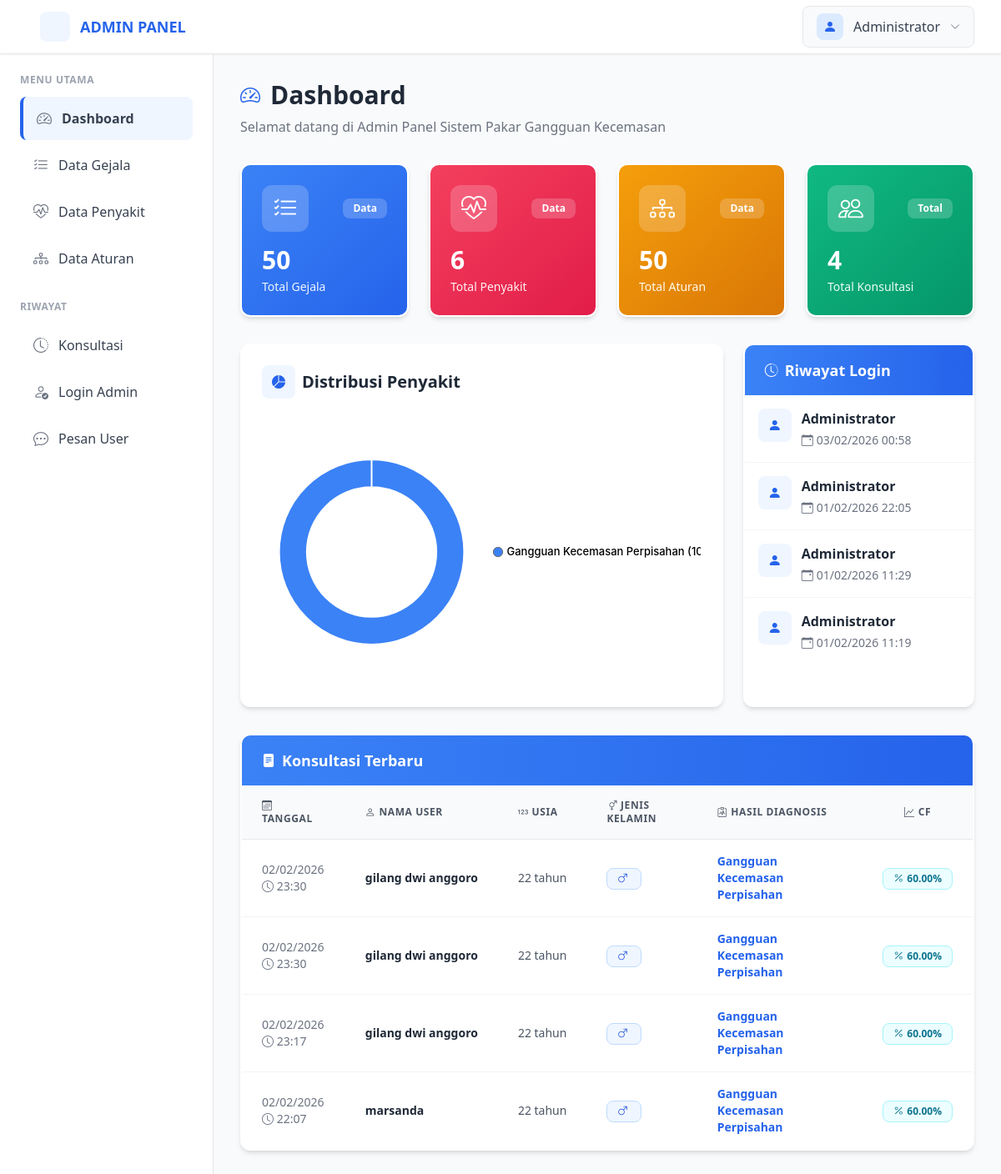
/dashboard/ (signed in), run on an earlier commit of the app's database.
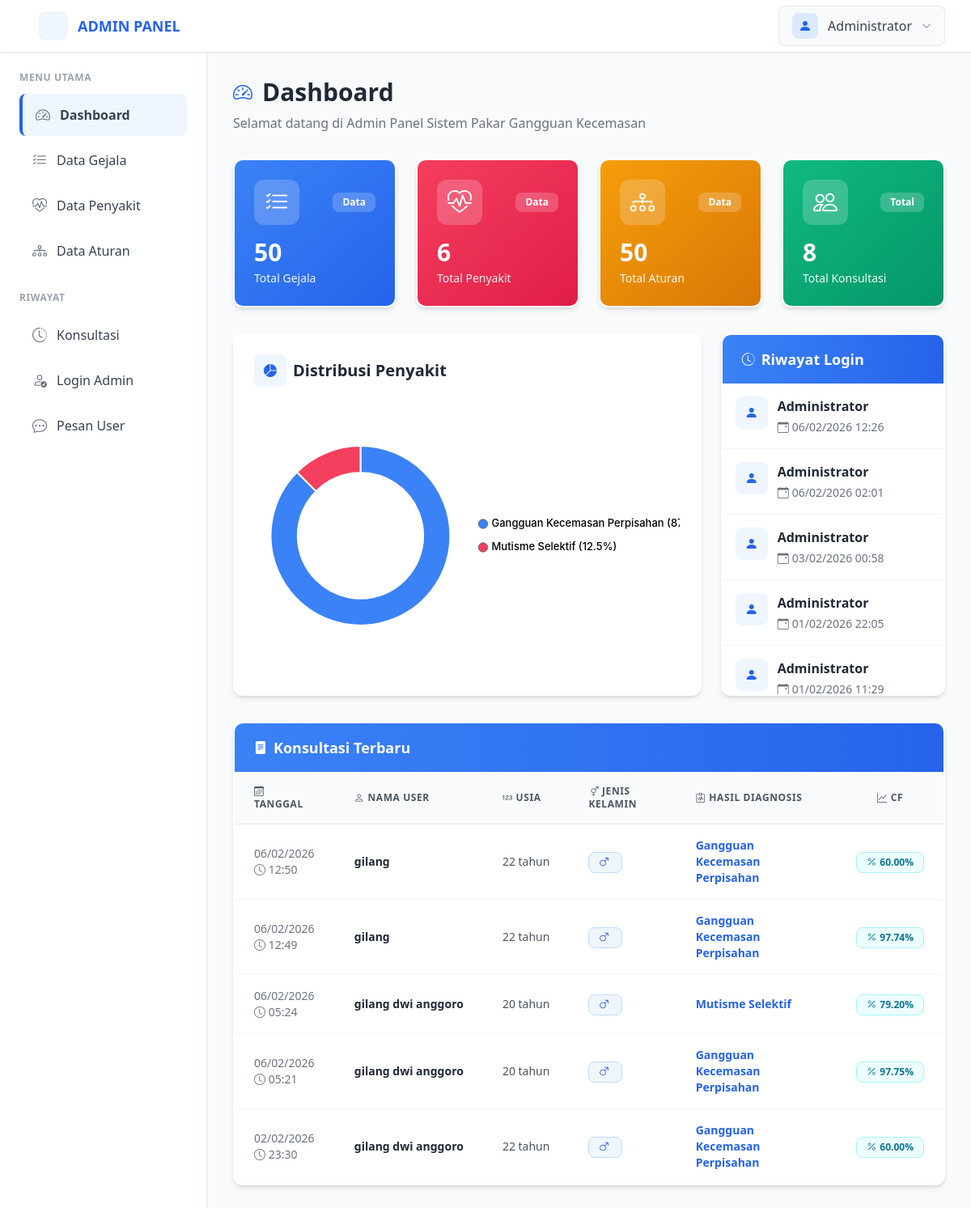
And on a later commit of the database.
### models/models.py (models this page shows, shortened)
class RiwayatLogin(db.Model):
    __tablename__ = 'riwayat_login'
    id = db.Column(db.Integer, primary_key=True)
    admin_id = db.Column(db.Integer, db.ForeignKey('admin.id'), nullable=False)
    waktu_login = db.Column(db.DateTime, default=datetime.utcnow)
    ip_address = db.Column(db.String(50))
    user_agent = db.Column(db.String(255))

class Admin(UserMixin, db.Model):
    __tablename__ = 'admin'
    id = db.Column(db.Integer, primary_key=True)
    username = db.Column(db.String(80), unique=True, nullable=False)
    nama_admin = db.Column(db.String(100), nullable=False)
    password_hash = db.Column(db.String(255), nullable=False)
    created_at = db.Column(db.DateTime, default=datetime.utcnow)
    riwayat_login = db.relationship('RiwayatLogin', backref='admin', lazy=True, cascade='all, delete-orphan')

class RiwayatUser(db.Model):
    __tablename__ = 'riwayat_user'
    id = db.Column(db.Integer, primary_key=True)
    nama_user = db.Column(db.String(100), nullable=False)
    usia = db.Column(db.Integer, nullable=False)
    jenis_kelamin = db.Column(db.String(20), nullable=False)
    email = db.Column(db.String(120), db.ForeignKey('users.email'), nullable=True)
    kode_penyakit = db.Column(db.String(10), db.ForeignKey('penyakit.kode_penyakit'), nullable=False)
    nilai_cf = db.Column(db.Float, nullable=False)
    gejala_dipilih = db.Column(db.Text, nullable=False)
    tanggal_konsultasi = db.Column(db.DateTime, default=datetime.utcnow)
    alternatif_diagnosis = db.Column(db.Text, nullable=True)  # JSON string untuk penyakit lain yang menyertai

class Penyakit(db.Model):
    __tablename__ = 'penyakit'
    id = db.Column(db.Integer, primary_key=True)
    kode_penyakit = db.Column(db.String(10), unique=True, nullable=False)
    nama_penyakit = db.Column(db.String(100), nullable=False)
    solusi = db.Column(db.Text, nullable=False)
    created_at = db.Column(db.DateTime, default=datetime.utcnow)
    aturan = db.relationship('Aturan', backref='penyakit', lazy=True, cascade='all, delete-orphan')
    riwayat_user = db.relationship('RiwayatUser', backref='penyakit', lazy=True, cascade='all, delete-orphan')

### routes/dashboard.py (the view)
@dashboard_bp.route('/')
@login_required
def index():
    total_gejala = Gejala.query.count()
    total_penyakit = Penyakit.query.count()
    total_aturan = Aturan.query.count()
    total_konsultasi = RiwayatUser.query.count()
    konsultasi_terbaru = RiwayatUser.query.order_by(
        RiwayatUser.tanggal_konsultasi.desc()
    ).limit(5).all()
    riwayat_login = RiwayatLogin.query.order_by(
        RiwayatLogin.waktu_login.desc()
    ).limit(5).all()
    penyakit_stats = db.session.query(
        Penyakit.nama_penyakit,
        func.count(RiwayatUser.id).label('jumlah')
    ).join(
        RiwayatUser, Penyakit.kode_penyakit == RiwayatUser.kode_penyakit
    ).group_by(
        Penyakit.nama_penyakit
    ).all()
    penyakit_labels = [stat[0] for stat in penyakit_stats]
    penyakit_values = [stat[1] for stat in penyakit_stats]
    return render_template('dashboard/index.html',
                         total_gejala=total_gejala,
                         total_penyakit=total_penyakit,
                         total_aturan=total_aturan,
                         total_konsultasi=total_konsultasi,
                         konsultasi_terbaru=konsultasi_terbaru,
                         riwayat_login=riwayat_login,
                         penyakit_labels=json.dumps(penyakit_labels),
                         penyakit_values=json.dumps(penyakit_values))

### templates/dashboard/index.html (shortened to what the changed rows need)
{% extends 'base.html' %}
{% block content %}
<div class="mb-6 sm:mb-8 animate-fade-in">
    <h1 class="text-2xl sm:text-3xl font-bold text-gray-800 flex items-center space-x-2 sm:space-x-3">
        <i class="bi bi-speedometer2 text-blue-600 text-xl sm:text-2xl"></i>
        <span>Dashboard</span>
    </h1>
</div>
<div class="grid grid-cols-1 sm:grid-cols-2 lg:grid-cols-4 gap-4 sm:gap-6 mb-6 sm:mb-8">
    <div class="bg-gradient-to-br from-emerald-500 to-emerald-600 rounded-xl p-5 sm:p-6 shadow-md hover:shadow-lg transform hover:-translate-y-1 transition-all duration-300 animate-fade-in border-2 border-white" style="animation-delay: 0.3s;">
        <div class="flex items-center justify-between mb-3 sm:mb-4">
            <div class="w-12 h-12 sm:w-14 sm:h-14 bg-white bg-opacity-20 rounded-xl flex items-center justify-center backdrop-blur-sm">
            </div>
            <span class="bg-white bg-opacity-20 text-white px-2 sm:px-3 py-1 rounded-lg text-xs font-semibold backdrop-blur-sm">Total</span>
        </div>
        <h3 class="text-2xl sm:text-3xl font-bold text-white mb-1">{{ total_konsultasi }}</h3>
        <p class="text-emerald-50 text-xs sm:text-sm font-medium">Total Konsultasi</p>
    </div>
</div>
<div class="grid grid-cols-1 lg:grid-cols-3 gap-4 sm:gap-6 mb-6 sm:mb-8">
    <div class="lg:col-span-2 bg-white rounded-xl shadow-md p-4 sm:p-6 animate-fade-in hover:shadow-lg transition-shadow duration-300 border-2 border-white" style="animation-delay: 0.4s;">
        <div class="flex items-center justify-between mb-4 sm:mb-6">
            <h2 class="text-lg sm:text-xl font-bold text-gray-800 flex items-center space-x-2">
                <div class="w-8 h-8 sm:w-10 sm:h-10 bg-blue-50 rounded-lg flex items-center justify-center">
                    <i class="bi bi-pie-chart-fill text-blue-600 text-sm sm:text-base"></i>
                </div>
                <span class="text-base sm:text-xl">Distribusi Penyakit</span>
            </h2>
        </div>
        <div class="relative h-64 sm:h-80">
            <canvas id="penyakitChart"></canvas>
        </div>
    </div>
    <div class="bg-white rounded-xl shadow-md overflow-hidden animate-fade-in hover:shadow-lg transition-shadow duration-300 border-2 border-white" style="animation-delay: 0.5s;">
        <div class="bg-gradient-to-r from-blue-500 to-blue-600 px-4 sm:px-6 py-3 sm:py-4">
            <h2 class="text-base sm:text-lg font-bold text-white flex items-center space-x-2">
                <i class="bi bi-clock-history text-sm sm:text-base"></i>
                <span>Riwayat Login</span>
            </h2>
        </div>
        <div class="divide-y divide-gray-100 max-h-80 sm:max-h-96 overflow-y-auto">
            {% for riwayat in riwayat_login %}
            <div class="p-3 sm:p-4 hover:bg-blue-50 transition-colors duration-200 group">
                <div class="flex items-start space-x-3">
                    <div class="flex-shrink-0">
                        <div class="w-9 h-9 sm:w-10 sm:h-10 bg-blue-50 rounded-lg flex items-center justify-center group-hover:bg-blue-100 transition-colors">
                            <i class="bi bi-person-fill text-blue-600 text-sm sm:text-base"></i>
                        </div>
                    </div>
                    <div class="flex-1 min-w-0">
                        <p class="font-semibold text-gray-800 truncate text-sm sm:text-base">{{ riwayat.admin.nama_admin }}</p>
                        <p class="text-xs sm:text-sm text-gray-500 flex items-center space-x-1 mt-1">
                            <i class="bi bi-calendar-event"></i>
                            <span>{{ riwayat.waktu_login.strftime('%d/%m/%Y %H:%M') }}</span>
                        </p>
                    </div>
                </div>
            </div>
            {% else %}
            <div class="p-6 sm:p-8 text-center">
                <i class="bi bi-inbox text-4xl sm:text-5xl text-gray-300 mb-3"></i>
                <p class="text-gray-400 text-sm sm:text-base">Belum ada riwayat login</p>
            </div>
            {% endfor %}
        </div>
    </div>
</div>
<div class="bg-white rounded-xl shadow-md overflow-hidden animate-fade-in hover:shadow-lg transition-shadow duration-300 border-2 border-white" style="animation-delay: 0.6s;">
    <div class="bg-gradient-to-r from-blue-500 to-blue-600 px-4 sm:px-6 py-3 sm:py-4">
        <h2 class="text-base sm:text-lg font-bold text-white flex items-center space-x-2">
            <i class="bi bi-file-text-fill text-sm sm:text-base"></i>
            <span>Konsultasi Terbaru</span>
        </h2>
    </div>
    <div class="overflow-x-auto">
        <table class="w-full">
            <thead class="bg-gray-50 border-b border-gray-200">
                <tr>
                    <th class="px-4 sm:px-6 py-3 sm:py-4 text-left text-xs font-semibold text-gray-600 uppercase tracking-wider">
                        <i class="bi bi-calendar3 mr-1"></i><span class="hidden sm:inline">Tanggal</span>
                    </th>
                    <th class="px-4 sm:px-6 py-3 sm:py-4 text-left text-xs font-semibold text-gray-600 uppercase tracking-wider">
                        <i class="bi bi-person mr-1"></i><span class="hidden sm:inline">Nama User</span>
                    </th>
                    <th class="px-4 sm:px-6 py-3 sm:py-4 text-left text-xs font-semibold text-gray-600 uppercase tracking-wider hidden md:table-cell">
                        <i class="bi bi-123 mr-1"></i>Usia
                    </th>
                    <th class="px-4 sm:px-6 py-3 sm:py-4 text-left text-xs font-semibold text-gray-600 uppercase tracking-wider hidden lg:table-cell">
                        <i class="bi bi-gender-ambiguous mr-1"></i>Jenis Kelamin
                    </th>
                    <th class="px-4 sm:px-6 py-3 sm:py-4 text-left text-xs font-semibold text-gray-600 uppercase tracking-wider">
                        <i class="bi bi-clipboard-pulse mr-1"></i><span class="hidden sm:inline">Hasil Diagnosis</span>
                    </th>
                    <th class="px-4 sm:px-6 py-3 sm:py-4 text-center text-xs font-semibold text-gray-600 uppercase tracking-wider">
                        <i class="bi bi-graph-up mr-1"></i><span class="hidden sm:inline">CF</span>
                    </th>
                </tr>
            </thead>
            <tbody class="divide-y divide-gray-100">
                {% for konsultasi in konsultasi_terbaru %}
                <tr class="hover:bg-blue-50 transition-colors duration-150">
                    <td class="px-4 sm:px-6 py-3 sm:py-4 whitespace-nowrap">
                        <div class="text-xs sm:text-sm text-gray-500">
                            {{ konsultasi.tanggal_konsultasi.strftime('%d/%m/%Y') }}<br class="hidden sm:block">
                            <i class="bi bi-clock"></i> {{ konsultasi.tanggal_konsultasi.strftime('%H:%M') }}
                        </div>
                    </td>
                    <td class="px-4 sm:px-6 py-3 sm:py-4 whitespace-nowrap">
                        <div class="font-semibold text-gray-800 text-xs sm:text-sm">{{ konsultasi.nama_user }}</div>
                    </td>
                    <td class="px-4 sm:px-6 py-3 sm:py-4 whitespace-nowrap text-gray-600 text-xs sm:text-sm hidden md:table-cell">
                        {{ konsultasi.usia }} tahun
                    </td>
                    <td class="px-4 sm:px-6 py-3 sm:py-4 whitespace-nowrap hidden lg:table-cell">
                        {% if konsultasi.jenis_kelamin == 'Laki-laki' %}
                            <span class="inline-flex items-center px-2 sm:px-3 py-1 rounded-lg text-xs font-semibold bg-blue-50 text-blue-700 border border-blue-200">
                                <i class="bi bi-gender-male mr-1"></i><span class="hidden xl:inline">{{ konsultasi.jenis_kelamin }}</span>
                            </span>
                        {% else %}
                            <span class="inline-flex items-center px-2 sm:px-3 py-1 rounded-lg text-xs font-semibold bg-pink-50 text-pink-700 border border-pink-200">
                                <i class="bi bi-gender-female mr-1"></i><span class="hidden xl:inline">{{ konsultasi.jenis_kelamin }}</span>
                            </span>
                        {% endif %}
                    </td>
                    <td class="px-4 sm:px-6 py-3 sm:py-4">
                        <div class="font-semibold text-blue-600 text-xs sm:text-sm">{{ konsultasi.penyakit.nama_penyakit }}</div>
                    </td>
                    <td class="px-4 sm:px-6 py-3 sm:py-4 text-center">
                        <span class="inline-flex items-center px-2 sm:px-3 py-1 rounded-lg text-xs font-bold bg-cyan-50 text-cyan-700 border border-cyan-200">
                            <i class="bi bi-percent mr-1"></i>{{ "%.2f"|format(konsultasi.nilai_cf * 100) }}%
                        </span>
                    </td>
                </tr>
                {% endfor %}
            </tbody>
        </table>
    </div>
</div>
{% endblock %}

What changed in the data, as far as the page shows it:
no longer on this page (row unchanged): RiwayatLogin: admin.nama_admin "Administrator", waktu_login "01/02/2026 11:19"
no longer on this page (row unchanged): RiwayatUser: tanggal_konsultasi "02/02/2026", tanggal_konsultasi "23:30", nama_user "gilang dwi anggoro", usia "22", penyakit.nama_penyakit "Gangguan Kecemasan Perpisahan", konsultasi.nilai_cf*100 "60.00"
no longer on this page (row unchanged): RiwayatUser: tanggal_konsultasi "02/02/2026", tanggal_konsultasi "23:17", nama_user "gilang dwi anggoro", usia "22", penyakit.nama_penyakit "Gangguan Kecemasan Perpisahan", konsultasi.nilai_cf*100 "60.00"
no longer on this page (row unchanged): RiwayatUser: tanggal_konsultasi "02/02/2026", tanggal_konsultasi "22:07", nama_user "marsanda", usia "22", penyakit.nama_penyakit "Gangguan Kecemasan Perpisahan", konsultasi.nilai_cf*100 "60.00"
added RiwayatLogin: admin.nama_admin "Administrator", waktu_login "06/02/2026 12:26"
added RiwayatLogin: admin.nama_admin "Administrator", waktu_login "06/02/2026 02:01"
added RiwayatUser: tanggal_konsultasi "06/02/2026", tanggal_konsultasi "12:50", nama_user "gilang", usia "22", penyakit.nama_penyakit "Gangguan Kecemasan Perpisahan", konsultasi.nilai_cf*100 "60.00"
added RiwayatUser: tanggal_konsultasi "06/02/2026", tanggal_konsultasi "12:49", nama_user "gilang", usia "22", penyakit.nama_penyakit "Gangguan Kecemasan Perpisahan", konsultasi.nilai_cf*100 "97.74"
added RiwayatUser: tanggal_konsultasi "06/02/2026", tanggal_konsultasi "05:24", nama_user "gilang dwi anggoro", usia "20", penyakit.nama_penyakit "Mutisme Selektif", konsultasi.nilai_cf*100 "79.20"
added RiwayatUser: tanggal_konsultasi "06/02/2026", tanggal_konsultasi "05:21", nama_user "gilang dwi anggoro", usia "20", penyakit.nama_penyakit "Gangguan Kecemasan Perpisahan", konsultasi.nilai_cf*100 "97.75"
Also different on the page:
{{ total_konsultasi }}: "4" → "8"
chart data {{ penyakit_labels|safe }}: ["Gangguan Kecemasan Perpisahan"] → ["Gangguan Kecemasan Perpisahan", "Mutisme Selektif"]
chart data {{ penyakit_values|safe }}: [4] → [7, 1]
